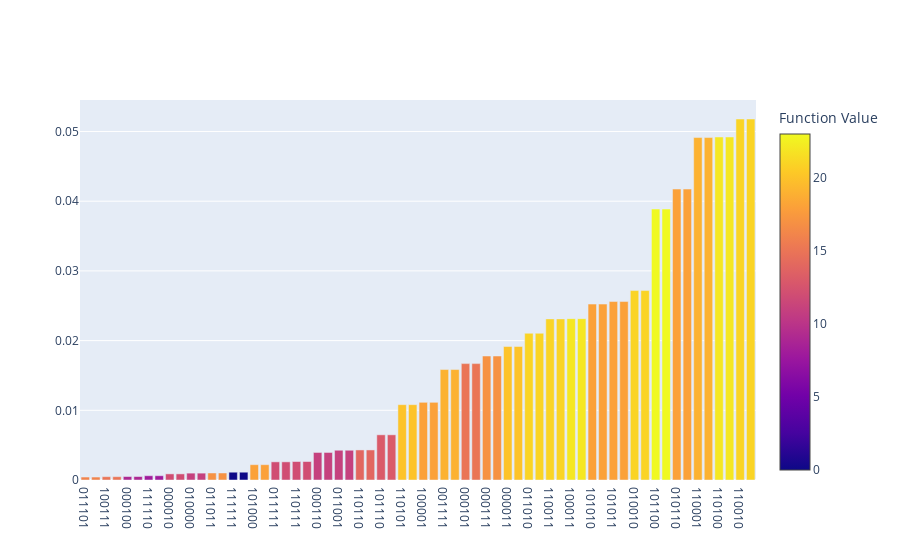

The notebook cell this image was saved under:
### Markdown cell above
As you can see, the optimizer indeed manages to find the optimum within only a few optimization steps. We can also plot the optimized statevector to see which bitstrings are more likely to be sampled after optimization of the parameters has concluded.

### Code cell
def plot_samples(samples):
    """
    Plots a bar diagram for the samples of a quantum algorithm
    Args:
        samples
    """
    #Sort samples by probability
    samples = sorted(samples, key = lambda x: x.probability)
    #Get list of probabilities, function values and bitstrings
    probabilities = [sample.probability for sample in samples]
    values = [sample.fval for sample in samples]
    bitstrings = [''.join([str(int(i)) for i in sample.x]) for sample in samples]
    #Plot bar diagram
    sample_plot = go.Bar(x = bitstrings, y = probabilities, marker=dict(color=values, colorscale = 'plasma',colorbar=dict(title='Function Value')))
    fig = go.Figure(
        data=sample_plot, 
        layout = dict(
            xaxis=dict(
                type = 'category'
            )
        )
    )
    fig.show()

plot_samples(result.samples)

### Figure 1 — Plotly figure (JSON) as saved in the notebook; plotly's stock layout.template omitted (floating-point values rounded to 4 significant figures)
{"data": [{"marker": {"color": [16, 16, 15, 15, 9, 9, 8, 8, 12, 12, 11, 11, 17, 17, 0, 0, 18, 18, 12, 12, 12, 12, 11, 11, 11, 11, 14, 14, 13, 13, 20, 20, 18, 18, 19, 19, 15, 15, 17, 17, 20, 20, 21, 21, 21, 21, 22, 22, 18, 18, 18, 18, 21, 21, 23, 23, 18, 18, 19, 19, 22, 22, 21, 21], "colorbar": {"title": {"text": "Function Value"}}, "colorscale": [[0, "#0d0887"], [0.1111, "#46039f"], [0.2222, "#7201a8"], [0.3333, "#9c179e"], [0.4444, "#bd3786"], [0.5556, "#d8576b"], [0.6667, "#ed7953"], [0.7778, "#fb9f3a"], [0.8889, "#fdca26"], [1, "#f0f921"]]}, "type": "bar", "x": ["011101", "100010", "100111", "011000", "000100", "111011", "111110", "000001", "000010", "111101", "010000", "101111", "011011", "100100", "111111", "000000", "101000", "010111", "011111", "100000", "110111", "001000", "000110", "111001", "011001", "100110", "110110", "001001", "101110", "010001", "110101", "001010", "100001", "011110", "001111", "110000", "000101", "111010", "000111", "111000", "000011", "111100", "011010", "100101", "110011", "001100", "100011", "011100", "101010", "010101", "101011", "010100", "010010", "101101", "101100", "010011", "010110", "101001", "110001", "001110", "110100", "001011", "110010", "001101"], "y": [0.0004247, 0.0004247, 0.0004756, 0.0004756, 0.0004981, 0.0004981, 0.0006134, 0.0006134, 0.0008787, 0.0008787, 0.0009853, 0.0009853, 0.001009, 0.001009, 0.001118, 0.001118, 0.002198, 0.002198, 0.002604, 0.002604, 0.00265, 0.00265, 0.003951, 0.003951, 0.00427, 0.00427, 0.004312, 0.004312, 0.006484, 0.006484, 0.01081, 0.01081, 0.01115, 0.01115, 0.01585, 0.01585, 0.0167, 0.0167, 0.01779, 0.01779, 0.01915, 0.01915, 0.02105, 0.02105, 0.02311, 0.02311, 0.02315, 0.02315, 0.02524, 0.02524, 0.0256, 0.0256, 0.02718, 0.02718, 0.03888, 0.03888, 0.04174, 0.04174, 0.04913, 0.04913, 0.04921, 0.04921, 0.05179, 0.05179]}], "layout": {"autosize": true, "xaxis": {"autorange": true, "range": [-0.5, 63.5], "type": "category"}, "yaxis": {"autorange": true, "range": [0, 0.05452], "type": "linear"}}}
